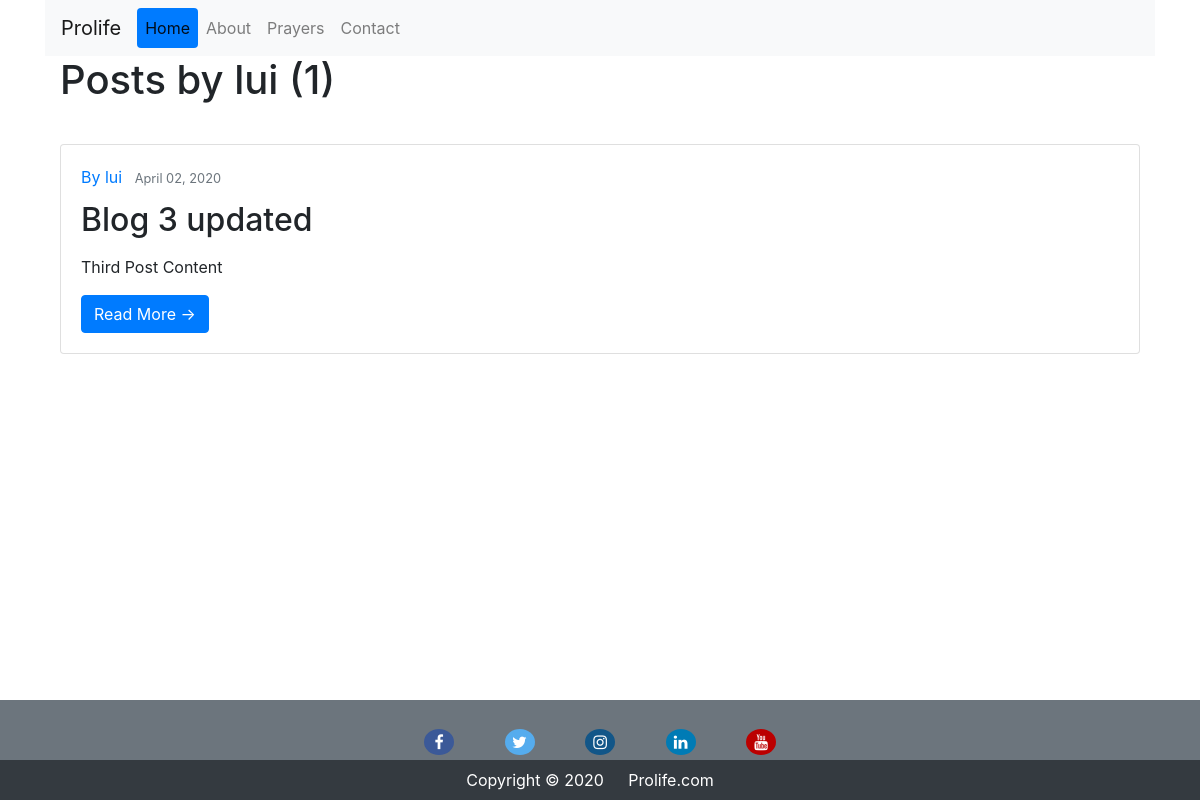
Before: /user/lui with the older database file.
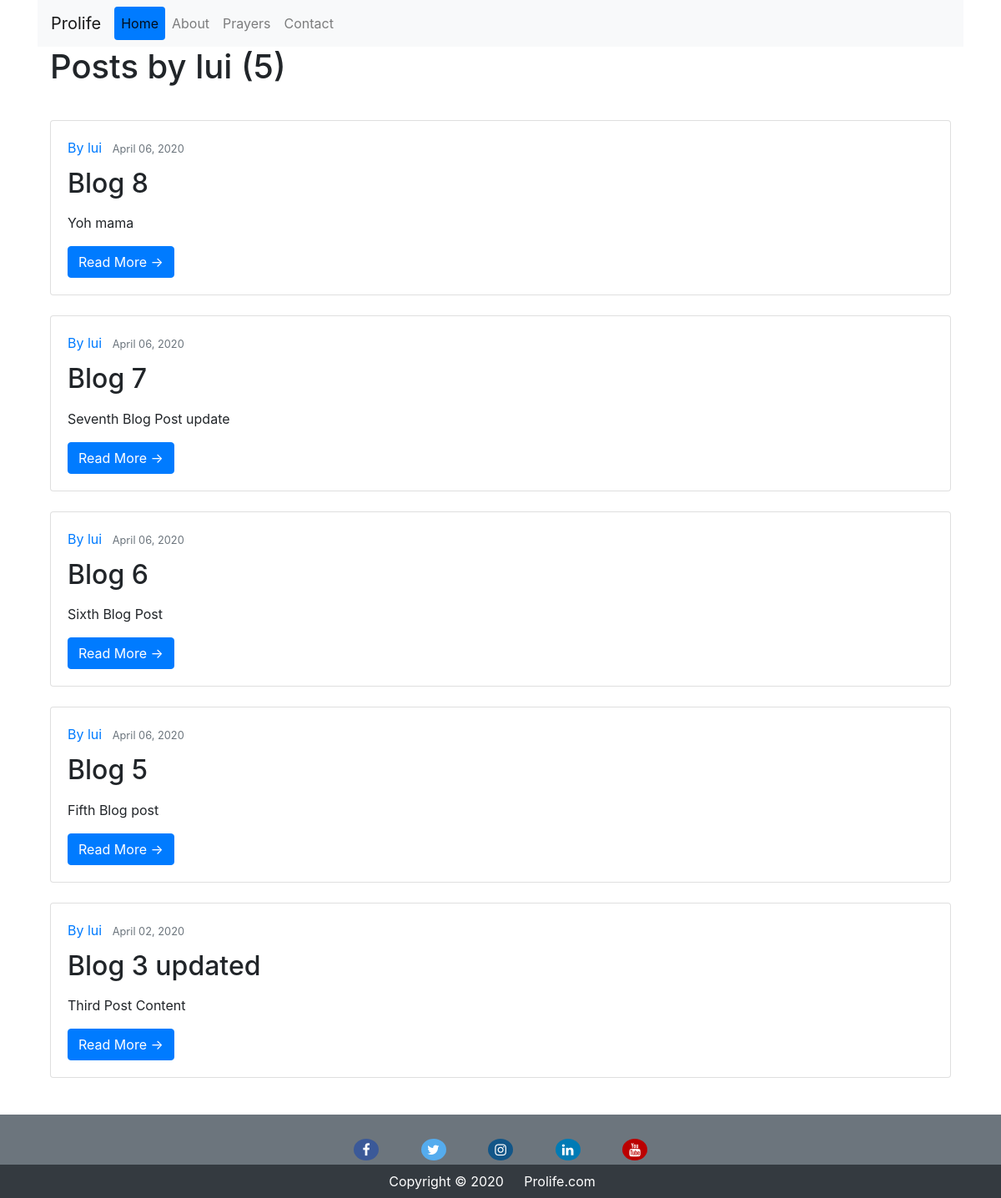
After: the same page with the newer database file.
### blog/models.py (models this page shows, shortened)
class Post(models.Model):
    title = models.CharField(max_length=100)
    content= models.TextField()
    date_posted=models.DateTimeField(default=timezone.now)
    author=models.ForeignKey(User, on_delete=models.CASCADE)

### blog/views.py (the view)
# urls.py: path('user/<str:username>',UserPostListView.as_view(),name='user_posts'),
class UserPostListView(ListView):
    model= Post
    template_name='blog/user_posts.html'
    context_object_name='posts'
    ordering = ['-date_posted']
    paginate_by = 5
    def get_queryset(self):
        user=get_object_or_404(User, username=self.kwargs.get('username'))
        return Post.objects.filter(author=user).order_by('-date_posted')

### blog/templates/blog/user_posts.html
{% extends 'blog/home.html' %}
{% block home %}
    <h1 class="mb-3">Posts by {{ view.kwargs.username }} ({{ page_obj.paginator.count }})</h1>
{% endblock home %}

### blog/templates/blog/home.html (shortened to what this page needs)
{% extends 'blog/base.html' %}
{% block content %}
    {% block home %}
    {% endblock home %}
    <br class="my-2">
    {% for post in posts %}
        <div class="card">
            <div class="card-body">
                <div class="article-metadata">
                    <a class="mr-2" href="{% url 'user_posts' post.author.username %}">By {{ post.author }} </a>
                    <small class="text-muted">{{post.date_posted | date:"F d, Y"}}</small>
                </div>
                <h4 class="card-title">
                    <h2>{{ post.title }}</h2>
                </h4>
                <p class="card-text">{{ post.content|safe|truncatewords:"50"|linebreaks }}</p>
                <a href="{% url 'post-detail' post.id %}" class="btn btn-primary">Read More &rarr;</a>
            </div>
        </div>
        <br class="my-2">
    {% endfor %}
{% endblock content %}

### blog/templates/blog/base.html (shortened to what this page needs)
{% load static %}
<!DOCTYPE html>
<html lang="en">
	<head>
		<link
			rel="stylesheet"
			href="https://stackpath.bootstrapcdn.com/bootstrap/4.5.2/css/bootstrap.min.css"
		/>
		<link
			rel="stylesheet"
			type="text/css"
			href="{% static 'blog/main.css' %}"
		/>
		<link
			rel="stylesheet"
			href="https://cdnjs.cloudflare.com/ajax/libs/font-awesome/4.7.0/css/font-awesome.min.css"
		/>
	</head>
	<body>
		<div class="container">
			<nav class="navbar navbar-expand-lg navbar-light bg-light">
				<div class="collapse navbar-collapse" id="navbarTogglerDemo01">
					<a class="navbar-brand" href="{% url 'blog-home' %}">Prolife</a>
					<ul class="navbar-nav mr-auto mt-2 mt-lg-0">
						<li class="nav-item nav-pills">
							<a class="nav-link active" href="{% url 'blog-home' %}"
								>Home <span class="sr-only">(current)</span></a
							>
						</li>
						<li class="nav-item">
							<a class="nav-link" href="{% url 'blog-about' %}">About</a>
						</li>
						<li class="nav-item">
							<a class="nav-link" href="{% url 'blog-sala' %}">Prayers</a>
						</li>
						<li class="nav-item">
							<a class="nav-link" href="{% url 'blog-contact' %} ">Contact</a>
						</li>
					</ul>
				</div>
			</nav>
			<main class="container" id="main">
				{% block content %} {% endblock content %}
			</main>
		</div>
		{% include "blog/footer.html" %}
	</body>
</html>

### blog/templates/blog/footer.html (shortened to what this page needs)
<footer id="footer">
	<div class="bg-secondary text-white pt-4">
		<a href="#"><i class="fa fa-facebook"></i></a>
		<a href="#"><i class="fa fa-twitter"></i></a>
		<a href="#"><i class="fa fa-instagram"></i></a>
		<a href="#"><i class="fa fa-linkedin"></i></a>
		<a href="#"><i class="fa fa-youtube"></i></a>
	</div>
	<div class="bg-dark text-white py-2">
		Copyright &copy
		<a href="# "> Prolife.com</a>
	</div>
</footer>

### blog/static/blog/main.css (style rules this page uses)
* { margin: 0; padding: 0; }
#main { padding-bottom: 120px; min-height: 100%; }
#footer { text-align: center; position: fixed; bottom: 0; width: 100%; z-index: 1; }
footer a { margin: 20px; text-decoration: none; color: inherit; }
.fa { padding: 5px; font-size: 30px; width: 30px; text-align: center; text-decoration: none; margin: 5px 3px; border-radius: 50%; display: inline-block; }
.fa-facebook { background: #3B5998; color: white; }
.fa-twitter { background: #55ACEE; color: white; }
.fa-youtube { background: #bb0000; color: white; }
.fa-instagram { background: #125688; color: white; }
.fa-linkedin { background: #007bb5; color: white; }

Changed rows visible on the page:
added Post: author "lui", date_posted "April 06, 2020", title "Blog 8", content "Yoh mama"
added Post: author "lui", date_posted "April 06, 2020", title "Blog 7", content "Seventh Blog Post update"
added Post: author "lui", date_posted "April 06, 2020", title "Blog 6", content "Sixth Blog Post"
added Post: author "lui", date_posted "April 06, 2020", title "Blog 5", content "Fifth Blog post"
Other visible differences:
{{ page_obj.paginator.count }}: "1" → "5"
